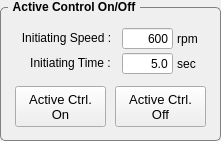
  <widget class="QGroupBox" name="GB_JointSelection_10">
   <property name="geometry">
    <rect>
     <x>16</x>
     <y>350</y>
     <width>221</width>
     <height>141</height>
    </rect>
   </property>
   <property name="font">
    <font>
     <weight>75</weight>
     <bold>true</bold>
    </font>
   </property>
   <property name="styleSheet">
    <string notr="true">QGroupBox {
    border: 1px solid gray;
    border-radius: 5px;
    margin-top: 7px;
}

QGroupBox::title {
    subcontrol-origin: margin;
    left: 8px;
    padding: 0 3px 0 3px;
}
</string>
   </property>
   <property name="title">
    <string>Active Control On/Off</string>
   </property>
   <widget class="QPushButton" name="BTN_ACTIVE_DUTYCONTROL_ON">
    <property name="geometry">
     <rect>
      <x>15</x>
      <y>86</y>
      <width>91</width>
      <height>41</height>
     </rect>
    </property>
    <property name="font">
     <font>
      <pointsize>10</pointsize>
     </font>
    </property>
    <property name="text">
     <string>Active Ctrl. 
On</string>
    </property>
   </widget>
   <widget class="QPushButton" name="BTN_ACTIVE_DUTYCONTROL_OFF">
    <property name="geometry">
     <rect>
      <x>115</x>
      <y>86</y>
      <width>91</width>
      <height>41</height>
     </rect>
    </property>
    <property name="font">
     <font>
      <pointsize>10</pointsize>
     </font>
    </property>
    <property name="text">
     <string>Active Ctrl. 
Off</string>
    </property>
   </widget>
   <widget class="QLabel" name="label_12">
    <property name="geometry">
     <rect>
      <x>16</x>
      <y>28</y>
      <width>101</width>
      <height>20</height>
     </rect>
    </property>
    <property name="font">
     <font>
      <pointsize>9</pointsize>
     </font>
    </property>
    <property name="text">
     <string>Initiating Speed :</string>
    </property>
    <property name="alignment">
     <set>Qt::AlignCenter</set>
    </property>
   </widget>
   <widget class="QLineEdit" name="CON_ACTIVE_DUTYCONTROL_INIT_SPEED">
    <property name="geometry">
     <rect>
      <x>122</x>
      <y>28</y>
      <width>51</width>
      <height>21</height>
     </rect>
    </property>
    <property name="text">
     <string>600</string>
    </property>
    <property name="alignment">
     <set>Qt::AlignRight|Qt::AlignTrailing|Qt::AlignVCenter</set>
    </property>
   </widget>
   <widget class="QLabel" name="label_13">
    <property name="geometry">
     <rect>
      <x>171</x>
      <y>29</y>
      <width>21</width>
      <height>20</height>
     </rect>
    </property>
    <property name="font">
     <font>
      <pointsize>9</pointsize>
     </font>
    </property>
    <property name="text">
     <string/>
    </property>
    <property name="alignment">
     <set>Qt::AlignCenter</set>
    </property>
   </widget>
   <widget class="QLabel" name="label_28">
    <property name="geometry">
     <rect>
      <x>20</x>
      <y>53</y>
      <width>101</width>
      <height>20</height>
     </rect>
    </property>
    <property name="font">
     <font>
      <pointsize>9</pointsize>
     </font>
    </property>
    <property name="text">
     <string>Initiating Time :</string>
    </property>
    <property name="alignment">
     <set>Qt::AlignCenter</set>
    </property>
   </widget>
   <widget class="QLabel" name="label_29">
    <property name="geometry">
     <rect>
      <x>176</x>
      <y>54</y>
      <width>21</width>
      <height>20</height>
     </rect>
    </property>
    <property name="font">
     <font>
      <pointsize>9</pointsize>
     </font>
    </property>
    <property name="text">
     <string>sec</string>
    </property>
    <property name="alignment">
     <set>Qt::AlignCenter</set>
    </property>
   </widget>
   <widget class="QLineEdit" name="CON_ACTIVE_DUTYCONTROL_INIT_TIME">
    <property name="geometry">
     <rect>
      <x>122</x>
      <y>53</y>
      <width>51</width>
      <height>21</height>
     </rect>
    </property>
    <property name="text">
     <string>5.0</string>
    </property>
    <property name="alignment">
     <set>Qt::AlignRight|Qt::AlignTrailing|Qt::AlignVCenter</set>
    </property>
   </widget>
   <widget class="QLabel" name="label_30">
    <property name="geometry">
     <rect>
      <x>177</x>
      <y>29</y>
      <width>21</width>
      <height>20</height>
     </rect>
    </property>
    <property name="font">
     <font>
      <pointsize>9</pointsize>
     </font>
    </property>
    <property name="text">
     <string>rpm</string>
    </property>
    <property name="alignment">
     <set>Qt::AlignCenter</set>
    </property>
   </widget>
  </widget>
